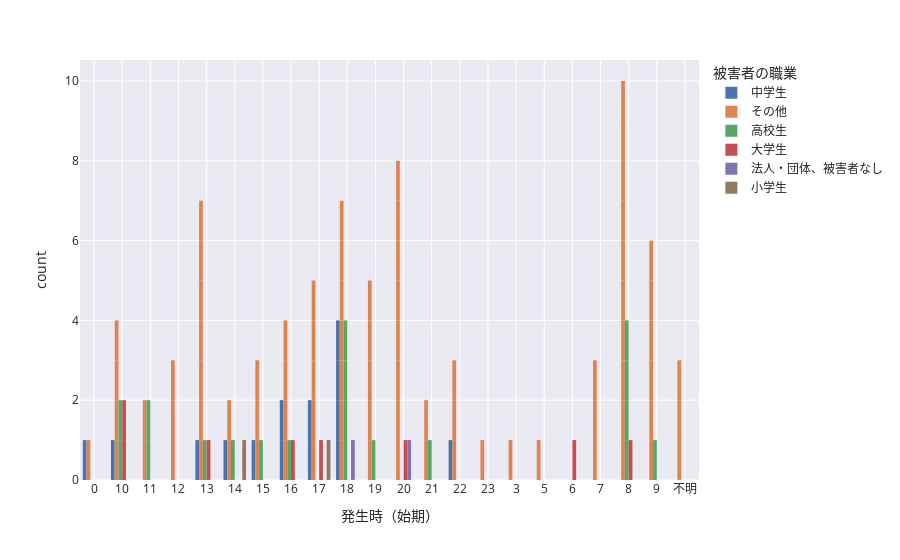

The code cell stored with this chart in its notebook:
### Code cell
fig = px.bar(misato,
            x='発生時（始期）',
            color='被害者の職業',
            barmode='group', # group the categories,
            template='seaborn'
            )
fig.update_traces(
    marker_line_width=0
)
fig.update_xaxes(categoryorder='category ascending')
fig.show()

### Figure 1 — Plotly figure (JSON) as saved in the notebook; plotly's stock layout.template omitted (floating-point values rounded to 4 significant figures)
{"data": [{"alignmentgroup": "True", "hovertemplate": "被害者の職業=中学生<br>発生時（始期）=%{x}<br>count=%{y}<extra></extra>", "legendgroup": "中学生", "marker": {"color": "rgb(76,114,176)", "line": {"width": 0}, "pattern": {"shape": ""}}, "name": "中学生", "offsetgroup": "中学生", "orientation": "v", "showlegend": true, "textposition": "auto", "type": "bar", "x": ["13", "17", "0", "16", "15", "17", "10", "18", "18", "18", "18", "14", "16", "22"], "xaxis": "x", "y": [1, 1, 1, 1, 1, 1, 1, 1, 1, 1, 1, 1, 1, 1], "yaxis": "y"}, {"alignmentgroup": "True", "hovertemplate": "被害者の職業=その他<br>発生時（始期）=%{x}<br>count=%{y}<extra></extra>", "legendgroup": "その他", "marker": {"color": "rgb(221,132,82)", "line": {"width": 0}, "pattern": {"shape": ""}}, "name": "その他", "offsetgroup": "その他", "orientation": "v", "showlegend": true, "textposition": "auto", "type": "bar", "x": ["不明", "19", "8", "19", "12", "不明", "8", "9", "16", "13", "8", "8", "20", "9", "不明", "20", "22", "8", "16", "9", "7", "18", "7", "7", "9", "19", "8", "18", "18", "13", "18", "11", "18", "20", "15", "10", "0", "10", "15", "18", "13", "10", "13", "22", "8", "20", "12", "17", "5", "17", "22", "21", "9", "17", "21", "19", "16", "20", "10", "11", "13", "3", "17", "8", "12", "13", "17", "8", "9", "14", "19", "8", "16", "20", "18", "20", "15", "20", "23", "14", "13"], "xaxis": "x", "y": [1, 1, 1, 1, 1, 1, 1, 1, 1, 1, 1, 1, 1, 1, 1, 1, 1, 1, 1, 1, 1, 1, 1, 1, 1, 1, 1, 1, 1, 1, 1, 1, 1, 1, 1, 1, 1, 1, 1, 1, 1, 1, 1, 1, 1, 1, 1, 1, 1, 1, 1, 1, 1, 1, 1, 1, 1, 1, 1, 1, 1, 1, 1, 1, 1, 1, 1, 1, 1, 1, 1, 1, 1, 1, 1, 1, 1, 1, 1, 1, 1], "yaxis": "y"}, {"alignmentgroup": "True", "hovertemplate": "被害者の職業=高校生<br>発生時（始期）=%{x}<br>count=%{y}<extra></extra>", "legendgroup": "高校生", "marker": {"color": "rgb(85,168,104)", "line": {"width": 0}, "pattern": {"shape": ""}}, "name": "高校生", "offsetgroup": "高校生", "orientation": "v", "showlegend": true, "textposition": "auto", "type": "bar", "x": ["18", "8", "16", "8", "13", "18", "10", "14", "18", "8", "8", "11", "9", "11", "21", "18", "15", "10", "19"], "xaxis": "x", "y": [1, 1, 1, 1, 1, 1, 1, 1, 1, 1, 1, 1, 1, 1, 1, 1, 1, 1, 1], "yaxis": "y"}, {"alignmentgroup": "True", "hovertemplate": "被害者の職業=大学生<br>発生時（始期）=%{x}<br>count=%{y}<extra></extra>", "legendgroup": "大学生", "marker": {"color": "rgb(196,78,82)", "line": {"width": 0}, "pattern": {"shape": ""}}, "name": "大学生", "offsetgroup": "大学生", "orientation": "v", "showlegend": true, "textposition": "auto", "type": "bar", "x": ["16", "17", "10", "6", "20", "10", "8", "13"], "xaxis": "x", "y": [1, 1, 1, 1, 1, 1, 1, 1], "yaxis": "y"}, {"alignmentgroup": "True", "hovertemplate": "被害者の職業=法人・団体、被害者なし<br>発生時（始期）=%{x}<br>count=%{y}<extra></extra>", "legendgroup": "法人・団体、被害者なし", "marker": {"color": "rgb(129,114,179)", "line": {"width": 0}, "pattern": {"shape": ""}}, "name": "法人・団体、被害者なし", "offsetgroup": "法人・団体、被害者なし", "orientation": "v", "showlegend": true, "textposition": "auto", "type": "bar", "x": ["20", "18"], "xaxis": "x", "y": [1, 1], "yaxis": "y"}, {"alignmentgroup": "True", "hovertemplate": "被害者の職業=小学生<br>発生時（始期）=%{x}<br>count=%{y}<extra></extra>", "legendgroup": "小学生", "marker": {"color": "rgb(147,120,96)", "line": {"width": 0}, "pattern": {"shape": ""}}, "name": "小学生", "offsetgroup": "小学生", "orientation": "v", "showlegend": true, "textposition": "auto", "type": "bar", "x": ["14", "17"], "xaxis": "x", "y": [1, 1], "yaxis": "y"}], "layout": {"barmode": "group", "legend": {"title": {"text": "被害者の職業"}, "tracegroupgap": 0}, "margin": {"t": 60}, "xaxis": {"anchor": "y", "categoryorder": "category ascending", "domain": [0, 1], "title": {"text": "発生時（始期）"}}, "yaxis": {"anchor": "x", "domain": [0, 1], "title": {"text": "count"}}}}
